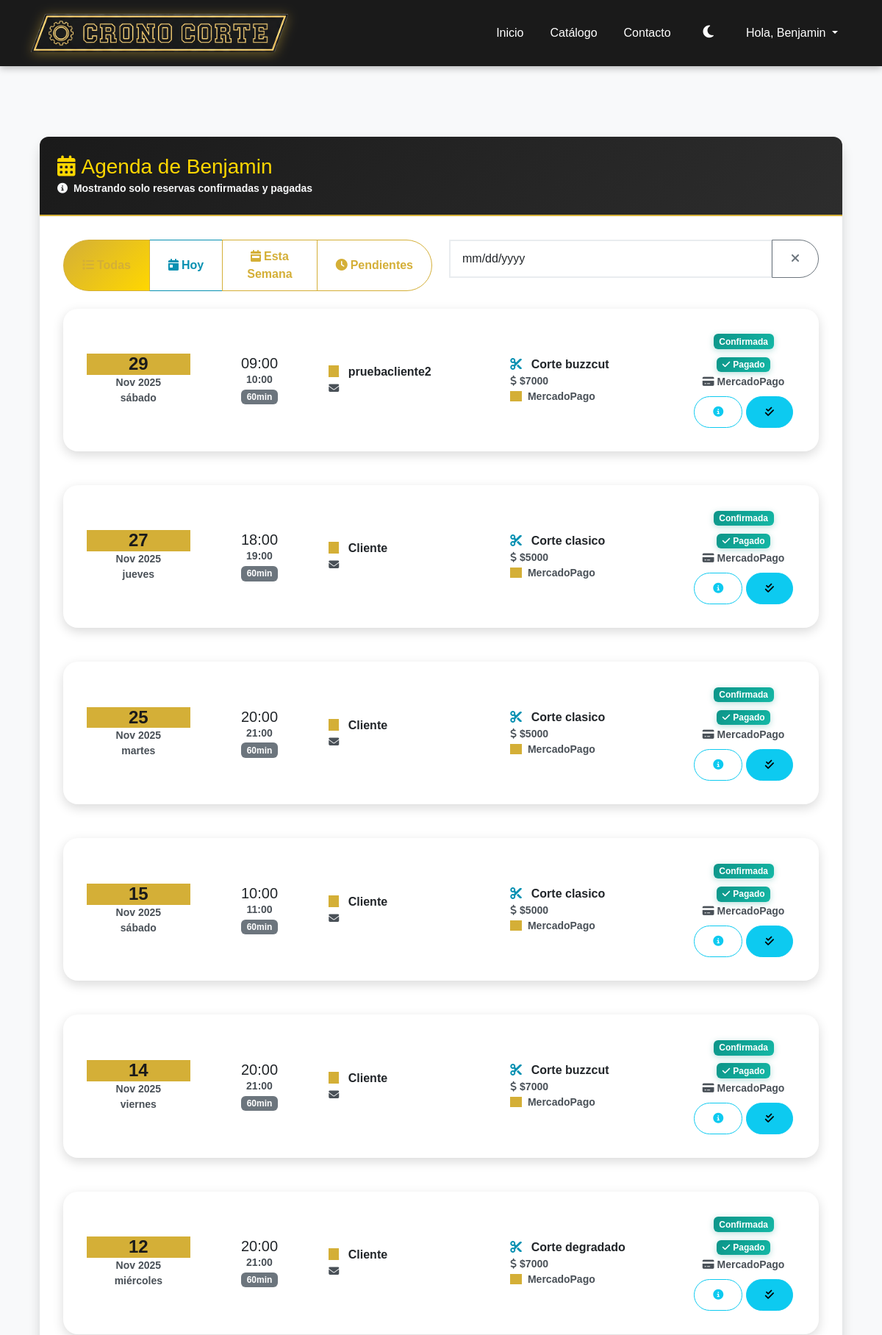
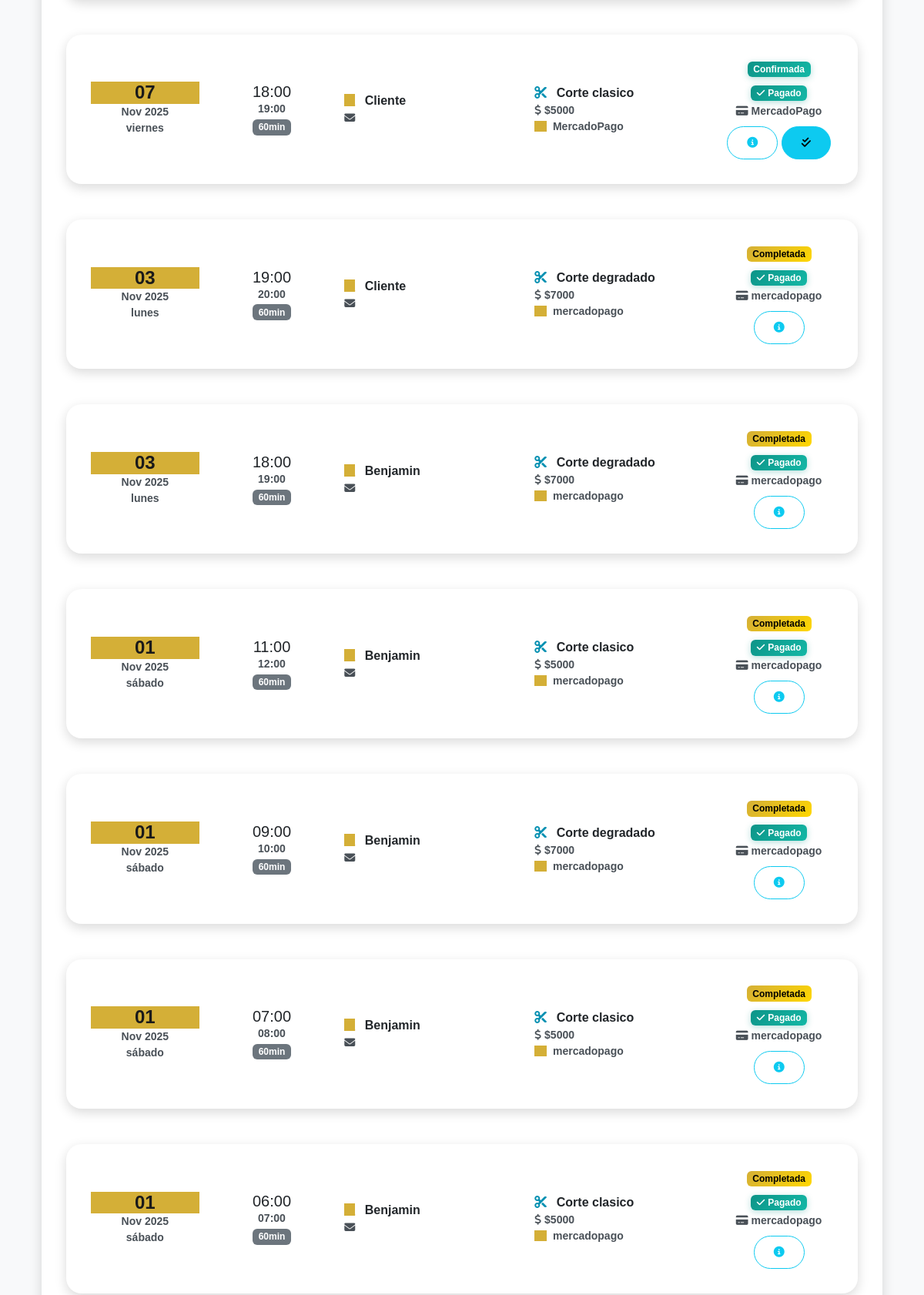
/agenda-barbero/ (signed in, upper part), run on the app's committed database (2 pictures, top to bottom).
### agendabarber/models.py (models this page shows, shortened)
class Barbero(models.Model):
    usuario = models.OneToOneField(User, on_delete=models.CASCADE, null=True, blank=True,
                                   help_text="Usuario asociado a este barbero")
    nombre = models.CharField(max_length=100)
    experiencia = models.PositiveIntegerField(help_text="Años de experiencia")
    foto = models.ImageField(upload_to='barberos/', null=True, blank=True)

class Reserva(models.Model):
    cliente = models.ForeignKey(User, on_delete=models.CASCADE)
    barbero = models.ForeignKey(Barbero, on_delete=models.CASCADE)
    servicio = models.ForeignKey(Servicio, on_delete=models.CASCADE)
    inicio = models.DateTimeField(help_text="Hora de inicio de la reserva")
    fin = models.DateTimeField(null=True, blank=True)
    pagado = models.BooleanField(default=False)  # Changed: Now requires payment confirmation
    payment_method = models.CharField(max_length=50, default='mercadopago',
                                     help_text="Método de pago utilizado")
    estado = models.CharField(max_length=20, choices=ESTADO_CHOICES, default='Pendiente')  # Pendiente hasta que pase la hora
    objects = ReservaManager()  # Manager personalizado

class Servicio(models.Model):
    nombre = models.CharField(max_length=100)
    descripcion = models.TextField(blank=True)
    precio = models.PositiveIntegerField()
    duracion_minutos = models.PositiveIntegerField(
        default=60,
        help_text="Duración del servicio en minutos"
    )
    imagen = models.ImageField(upload_to='servicios/', null=True, blank=True)

### agendabarber/views.py (the view)
# urls.py: path('agenda-barbero/', views.agenda_barbero, name='agenda_barbero'),
@barbero_required
def agenda_barbero(request):
    barbero = Barbero.objects.get(usuario=request.user)
    reservas = Reserva.objects.filter(
        barbero=barbero,
        estado__in=['Confirmada', 'Completada'],  # Solo reservas confirmadas o completadas
        pagado=True  # Solo reservas pagadas
    ).select_related('cliente', 'servicio').order_by('-inicio')
    hoy = date.today()
    reservas_hoy = reservas.filter(inicio__date=hoy).count()
    reservas_pendientes = reservas.filter(estado='Pendiente').count()
    reservas_confirmadas = reservas.filter(estado='Confirmada').count()
    primer_dia_mes = hoy.replace(day=1)
    ingresos_mes = reservas.filter(
        inicio__date__gte=primer_dia_mes,
        estado='Completada',
        pagado=True
    ).aggregate(
        total=models.Sum('servicio__precio')
    )['total'] or 0
    context = {
        'reservas': reservas,
        'barbero': barbero,
        'today': hoy.isoformat(),
        'reservas_hoy': reservas_hoy,
        'reservas_pendientes': reservas_pendientes,
        'reservas_confirmadas': reservas_confirmadas,
        'ingresos_mes': ingresos_mes,
    }
    return render(request, 'agenda_barbero.html', context)

### agendabarber/context_processors.py (called while the page is built)
def user_type_context(request):
    context = {
        'es_barbero': False,
        'es_cliente': False,
    }
    if request.user.is_authenticated:
        try:
            Barbero.objects.get(usuario=request.user)
            context['es_barbero'] = True
            context['es_cliente'] = False
        except Barbero.DoesNotExist:
            context['es_barbero'] = False
            context['es_cliente'] = True
    return context

### agendabarber/templates/agenda_barbero.html (shortened to what this page needs)
{% extends "base.html" %}
{% load static %}
{% block content %}
<div class="container my-5">
    <div class="row">
        <div class="col-12">
            <div class="card shadow">
                <div class="card-header bg-dark text-white">
                    <h3 class="mb-0">
                        <i class="fas fa-calendar-alt me-2"></i>Agenda de {{ barbero.nombre }}
                    </h3>
                    <small class="text-light">
                        <i class="fas fa-info-circle me-1"></i>
                        Mostrando solo reservas confirmadas y pagadas
                    </small>
                </div>
                <div class="card-body">
                    {% if reservas %}
                    <div class="row mb-4">
                        <div class="col-md-6 mb-3 mb-md-0">
                            <div class="btn-group w-100" role="group" aria-label="Filtros de reservas">
                                <button type="button" class="btn btn-outline-primary active"
                                    onclick="filtrarReservas('todas')">
                                    <i class="fas fa-list me-1 d-none d-md-inline"></i>Todas
                                </button>
                                <button type="button" class="btn btn-outline-success" onclick="filtrarReservas('hoy')">
                                    <i class="fas fa-calendar-day me-1 d-none d-md-inline"></i>Hoy
                                </button>
                                <button type="button" class="btn btn-outline-info" onclick="filtrarReservas('semana')">
                                    <i class="fas fa-calendar-week me-1 d-none d-md-inline"></i>Esta Semana
                                </button>
                                <button type="button" class="btn btn-outline-warning"
                                    onclick="filtrarReservas('pendientes')">
                                    <i class="fas fa-clock me-1 d-none d-md-inline"></i>Pendientes
                                </button>
                            </div>
                        </div>
                        <div class="col-md-6">
                            <div class="input-group">
                                <input type="date" class="form-control" id="filtroFecha" onchange="filtrarPorFecha()"
                                       placeholder="Filtrar por fecha">
                                <button class="btn btn-outline-secondary" onclick="limpiarFiltros()"
                                        title="Limpiar filtros">
                                    <i class="fas fa-times"></i>
                                </button>
                            </div>
                        </div>
                    </div>
                    <div class="row" id="listaReservas">
                        {% for reserva in reservas %}
                        <div class="col-12 mb-3 reserva-item" data-fecha="{{ reserva.inicio|date:'Y-m-d' }}"
                            data-estado="{{ reserva.estado }}" data-hoy="{% now 'Y-m-d' %}">
                            <div class="card {% if reserva.inicio|date:'Y-m-d' == today %}border-primary{% endif %}">
                                <div class="card-body">
                                    <div class="row align-items-center">
                                        <div class="col-md-2">
                                            <div class="text-center">
                                                <div class="h4 mb-0 text-primary">{{ reserva.inicio|date:"d" }}</div>
                                                <div class="small text-muted">{{ reserva.inicio|date:"M Y" }}</div>
                                                <div class="small">{{ reserva.inicio|date:"l" }}</div>
                                            </div>
                                        </div>
                                        <div class="col-md-2">
                                            <div class="text-center">
                                                <div class="h5 mb-0">{{ reserva.inicio|date:"H:i" }}</div>
                                                <div class="small text-muted">{{ reserva.fin|date:"H:i" }}</div>
                                                <span class="badge bg-secondary">{{ reserva.servicio.duracion_minutos }}min</span>
                                            </div>
                                        </div>
                                        <div class="col-md-3">
                                            <div>
                                                <i class="fas fa-user text-primary me-2"></i>
                                                <strong>{{ reserva.cliente.get_full_name|default:reserva.cliente.username }}</strong>
                                            </div>
                                            <div class="small text-muted">
                                                <i class="fas fa-envelope me-1"></i>{{ reserva.cliente.email }}
                                            </div>
                                        </div>
                                        <div class="col-md-3">
                                            <div>
                                                <i class="fas fa-scissors text-success me-2"></i>
                                                <strong>{{ reserva.servicio.nombre }}</strong>
                                            </div>
                                            <div class="small text-muted">
                                                <i class="fas fa-dollar-sign me-1"></i>${{ reserva.servicio.precio|floatformat:0 }}
                                            </div>
                                            <div class="small">
                                                <i class="fas fa-credit-card me-1 text-primary"></i>
                                                <strong>{{ reserva.payment_method|default:"MercadoPago" }}</strong>
                                            </div>
                                        </div>
                                        <div class="col-md-2">
                                            <div class="text-center">
                                                <span
                                                    class="badge {% if reserva.estado == 'Confirmada' %}bg-success{% elif reserva.estado == 'Pendiente' %}bg-warning{% elif reserva.estado == 'Cancelada' %}bg-danger{% else %}bg-info{% endif %} mb-2">
                                                    {{ reserva.estado }}
                                                </span>
                                                <br>
                                                {% if reserva.pagado %}
                                                <span class="badge bg-success">
                                                    <i class="fas fa-check me-1"></i>Pagado
                                                </span>
                                                <br>
                                                <small class="text-muted">
                                                    <i class="fas fa-credit-card me-1"></i>{{ reserva.payment_method|default:"MercadoPago" }}
                                                </small>
                                                {% else %}
                                                <span class="badge bg-secondary">
                                                    <i class="fas fa-clock me-1"></i>Pendiente
                                                </span>
                                                {% endif %}
                                                <div class="mt-2">
                                                    <button class="btn btn-outline-info btn-sm"
                                                            onclick="showPaymentDetails('{{ reserva.id }}')"
                                                            title="Ver detalles del pago">
                                                        <i class="fas fa-info-circle"></i>
                                                    </button>
                                                    {% if reserva.estado == 'Pendiente' %}
                                                        <button class="btn btn-success btn-sm" onclick="confirmarReserva('{{ reserva.id }}')" title="Confirmar reserva">
                                                            <i class="fas fa-check"></i>
                                                        </button>
                                                        <button class="btn btn-danger btn-sm" onclick="cancelarReserva('{{ reserva.id }}')" title="Cancelar reserva">
                                                            <i class="fas fa-times"></i>
                                                        </button>
                                                    {% elif reserva.estado == 'Confirmada' %}
                                                        {% now "Y-m-d H:i" as current_datetime %}
                                                        {% if reserva.inicio|date:'Y-m-d' <= today %}
                                                            <button class="btn btn-info btn-sm" onclick="completarReserva('{{ reserva.id }}')" title="Marcar como completada">
                                                                <i class="fas fa-check-double"></i>
                                                            </button>
                                                        {% endif %}
                                                    {% endif %}
                                                </div>
                                        </div>
                                    </div>
                                </div>
                            </div>
                        </div>
                    </div>
                    {% endfor %}
                </div>
                {% else %}
                <div class="text-center py-5">
                    <i class="fas fa-calendar-times fa-3x text-muted mb-3"></i>
                    <h4 class="text-muted">No tienes reservas aún</h4>
                    <p class="text-muted">Las reservas de tus clientes aparecerán aquí.</p>
                </div>
                {% endif %}
            </div>
        </div>
    </div>
</div>
</div>
{% endblock %}

### agendabarber/templates/base.html (shortened to what this page needs)
{% load static %}
<!DOCTYPE html>
<html lang="es">
<head>
    <link href="https://cdn.jsdelivr.net/npm/bootstrap@5.3.3/dist/css/bootstrap.min.css" rel="stylesheet">
    <link rel="stylesheet" href="https://cdn.jsdelivr.net/npm/litepicker/dist/css/litepicker.css">
    <link href="https://unpkg.com/aos@2.3.1/dist/aos.css" rel="stylesheet">
    <link rel="stylesheet" href="https://cdnjs.cloudflare.com/ajax/libs/font-awesome/6.4.0/css/all.min.css">
    <link rel="stylesheet" href="{% static 'agendabarber/css/main.css' %}">
</head>
<body class="d-flex flex-column min-vh-100">
    <nav class="navbar navbar-expand-lg navbar-dark">
        <div class="container">
            <a class="navbar-brand" href="{% url 'inicio' %}">
                <img src="{% static 'agendabarber/img/logo-navbar.png' %}" alt="Crono Corte" class="navbar-logo">
            </a>
            <div class="collapse navbar-collapse" id="navbarNav">
                <ul class="navbar-nav ms-auto">
                    <li class="nav-item"><a class="nav-link" href="{% url 'inicio' %}">Inicio</a></li>
                    <li class="nav-item"><a class="nav-link" href="{% url 'catalogo' %}">Catálogo</a></li>
                    <li class="nav-item"><a class="nav-link" href="{% url 'contacto' %}">Contacto</a></li>
                    <li class="nav-item">
                        <button class="btn btn-link nav-link" id="darkModeToggle" aria-label="Alternar modo oscuro">
                            <i class="fas fa-moon" id="darkModeIcon"></i>
                        </button>
                    </li>
                    {% if user.is_authenticated %}
                        <li class="nav-item dropdown">
                            <a class="nav-link dropdown-toggle" href="#" id="navbarDropdown" role="button" data-bs-toggle="dropdown" aria-expanded="false">
                                Hola, {{ user.username }}
                            </a>
                        </li>
                    {% endif %}
                </ul>
                </div>
        </div>
    </nav>
    <main class="flex-fill {% if request.resolver_match.url_name == 'catalogo' %}catalog-main{% elif request.resolver_match.url_name == 'crear_reserva' %}reserva-main{% elif request.resolver_match.url_name == 'login' or request.resolver_match.url_name == 'registro' %}auth-main{% else %}container my-4 my-md-5{% endif %}">
        {% block content %}
        {% endblock %}
    </main>
    </body>
</html>

### data on the page
Barbero: nombre "Benjamin"
Reserva: inicio "29", inicio "Nov 2025", inicio "sábado", inicio "09:00", fin "10:00", servicio.duracion_minutos "60", cliente.get_full_name "pruebacliente2", servicio.nombre "Corte buzzcut", servicio.precio "7000", payment_method "MercadoPago", estado "Confirmada"
Reserva: inicio "27", inicio "Nov 2025", inicio "jueves", inicio "18:00", fin "19:00", servicio.duracion_minutos "60", cliente.get_full_name "Cliente", servicio.nombre "Corte clasico", servicio.precio "5000", payment_method "MercadoPago", estado "Confirmada"
Reserva: inicio "25", inicio "Nov 2025", inicio "martes", inicio "20:00", fin "21:00", servicio.duracion_minutos "60", cliente.get_full_name "Cliente", servicio.nombre "Corte clasico", servicio.precio "5000", payment_method "MercadoPago", estado "Confirmada"
Reserva: inicio "15", inicio "Nov 2025", inicio "sábado", inicio "10:00", fin "11:00", servicio.duracion_minutos "60", cliente.get_full_name "Cliente", servicio.nombre "Corte clasico", servicio.precio "5000", payment_method "MercadoPago", estado "Confirmada"
Reserva: inicio "14", inicio "Nov 2025", inicio "viernes", inicio "20:00", fin "21:00", servicio.duracion_minutos "60", cliente.get_full_name "Cliente", servicio.nombre "Corte buzzcut", servicio.precio "7000", payment_method "MercadoPago", estado "Confirmada"
Reserva: inicio "12", inicio "Nov 2025", inicio "miércoles", inicio "20:00", fin "21:00", servicio.duracion_minutos "60", cliente.get_full_name "Cliente", servicio.nombre "Corte degradado", servicio.precio "7000", payment_method "MercadoPago", estado "Confirmada"
Reserva: inicio "07", inicio "Nov 2025", inicio "viernes", inicio "18:00", fin "19:00", servicio.duracion_minutos "60", cliente.get_full_name "Cliente", servicio.nombre "Corte clasico", servicio.precio "5000", payment_method "MercadoPago", estado "Confirmada"
Reserva: inicio "03", inicio "Nov 2025", inicio "lunes", inicio "19:00", fin "20:00", servicio.duracion_minutos "60", cliente.get_full_name "Cliente", servicio.nombre "Corte degradado", servicio.precio "7000", payment_method "mercadopago", estado "Completada"
Reserva: inicio "03", inicio "Nov 2025", inicio "lunes", inicio "18:00", fin "19:00", servicio.duracion_minutos "60", cliente.get_full_name "Benjamin", servicio.nombre "Corte degradado", servicio.precio "7000", payment_method "mercadopago", estado "Completada"
Reserva: inicio "01", inicio "Nov 2025", inicio "sábado", inicio "11:00", fin "12:00", servicio.duracion_minutos "60", cliente.get_full_name "Benjamin", servicio.nombre "Corte clasico", servicio.precio "5000", payment_method "mercadopago", estado "Completada"
Reserva: inicio "01", inicio "Nov 2025", inicio "sábado", inicio "09:00", fin "10:00", servicio.duracion_minutos "60", cliente.get_full_name "Benjamin", servicio.nombre "Corte degradado", servicio.precio "7000", payment_method "mercadopago", estado "Completada"
Reserva: inicio "01", inicio "Nov 2025", inicio "sábado", inicio "07:00", fin "08:00", servicio.duracion_minutos "60", cliente.get_full_name "Benjamin", servicio.nombre "Corte clasico", servicio.precio "5000", payment_method "mercadopago", estado "Completada"
Reserva: inicio "01", inicio "Nov 2025", inicio "sábado", inicio "06:00", fin "07:00", servicio.duracion_minutos "60", cliente.get_full_name "Benjamin", servicio.nombre "Corte clasico", servicio.precio "5000", payment_method "mercadopago", estado "Completada"

### other printed values
{{ user.username }} "Benjamin"
